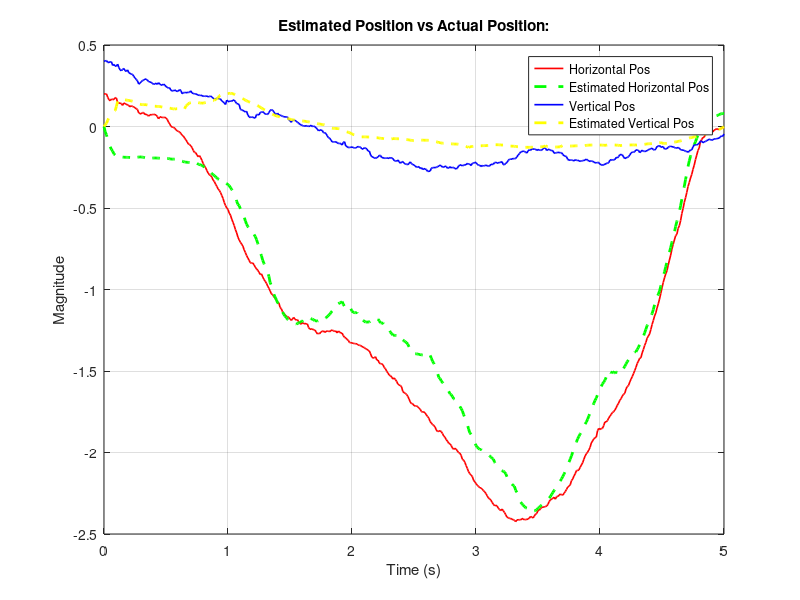
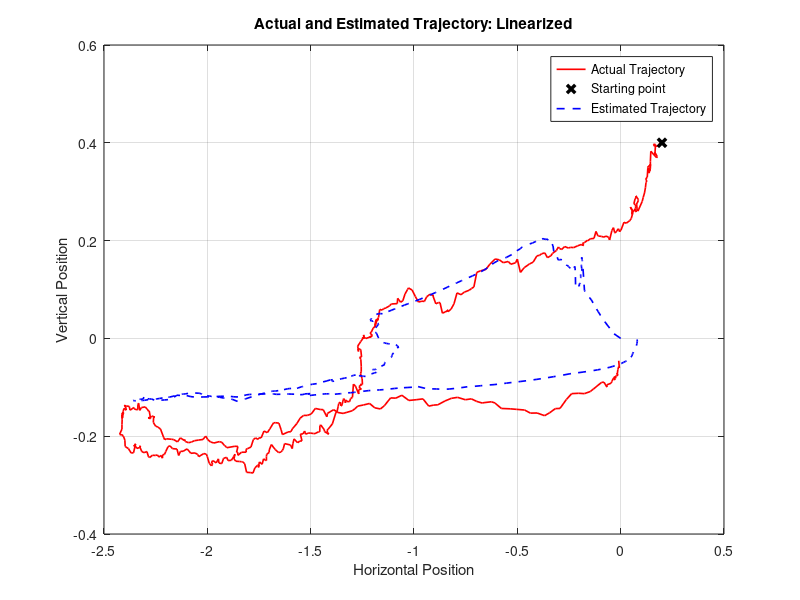
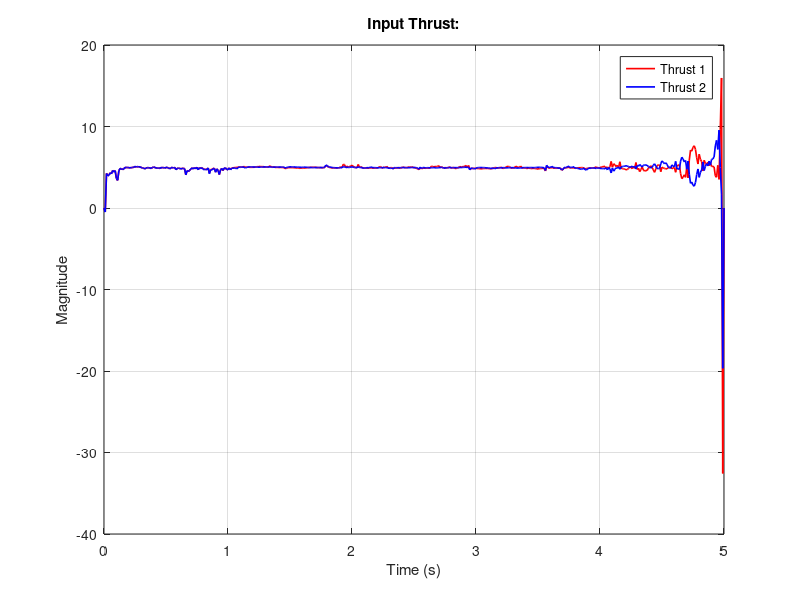
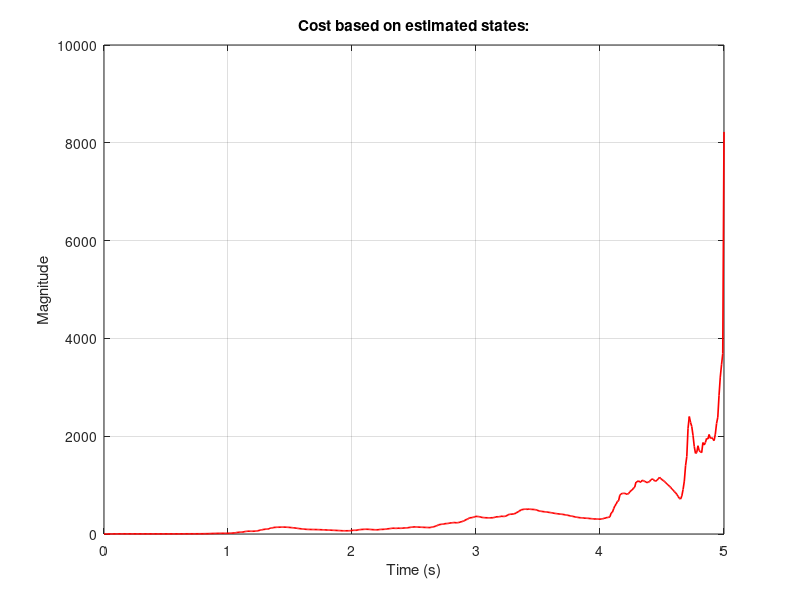

These figures' MATLAB source, in order:
% This script runs an LQR based controller with LQ State Estimation for
% Hovering of the drone at (10,5). MORE REALISTIC STATE DISTURBANCE.
clear all; close all; clc;

%% PARAMETRS:

% Simulation Parameters:
t         = 5;          % Length of simulation.
dt        = 0.01;         % Step size.
N         = t/dt + 1;     % Number of steps.
T         = 0:dt:t;       % This is our time series vector.

g         = 9.81;         % Acceleration due to gravity.

% State Disturbance Formulation:
% Here we want to create a state disturbance vector which is as long as the
% number of steps.
mu1        = zeros(6,1); % Let us say a constant wind is blowing in one
                         % direction, say horizontal.
                         % This will create some negative angular
                         % perturbance and positive Hz perturbance.
mu1(1)      = -0.2;
mu1(4)      = -0.3;
mu1(2)      = -0.2;
mu1(5)      = -0.5;
sigma1     = zeros(6,6,N); % Covariance of disturbance through time.

for i = 1:N
        sigma1(:,:,i)     = diag(diag(rand(6))); % Randomized correlated covariance
                                                 % at every time step.

end
% Observation Noise Formulation:
% Similar to the previous one.
mu2        = zeros(2,1); % Gaussian/"white".
sigma2     = zeros(2,2,N); % Covariance of disturbance through time.

for i = 1:N
    sigma2(:,:,i)     = diag(diag(rand(2))); % Randomized uncorrelated covariance
                                         % at every time step.
end

%% STATE-SPACE:
m = 3; % Number of inputs.
n = 6; % Number of states.
q = 2; % Number of observations.

% Linearization and Discretization done for Hovering:
Abar = [zeros(3,3),eye(3,3); % Discretized system matrix.
       zeros(1,6);
       9.81,0,0,0,-0.1,0;
       0,0,0,0,0,-0.1];

Abar = eye(6,6) + Abar*dt; % 1st order approximation of Ad.

Bbar = [zeros(3,3);
       100,-100,0;
       zeros(1,3);
       1,1,-1];

Bbar = Bbar*dt; % 1st order approximation of Bd.

% Let us say the linearization is done at (10,5) where the drone is
% hovering:
H = 10; V =5; % Horizontal and Vertical position of drone.
Cbar = [0, V^2/((H^2+V^2)^1.5), -H*V/((H^2+V^2)^1.5), 0, 0, 0;
        0, -H*V/((H^2+V^2)^1.5), H^2/((H^2+V^2)^1.5), 0, 0, 0];

% Let us initialize our variables and matrices:
Ot = zeros(6,6,N);
O  = zeros(6,6,N);
L = zeros(6,2,N); % Kalman gain.

A = zeros(6,6,N);
B = zeros(6,3,N);
B62 = zeros(n,m-1,N); % Time-series of truncated input matrix.
% Only this matrix will be used for the input computation.
C = zeros(2,6,N);

% Initialization of variables:
% Let our Linearization start exactly on the optimal trajectory:
x   = zeros(n,1,N); % Actual state.
xhat= zeros(n,1,N); % Estimated state.
y   = zeros(q,1,N); % Actual Observation.
yhat= zeros(q,1,N); % Predicted observation.
delta = zeros(n,1,N); % State disturbance.
eta = zeros(q,1,N); % Observation noise.
u = zeros(m,1,N);   % Time-series of applied input.

% Nominal States and Inputs for Hovering:
xhov = [0,10,5,0,0,0]'; % Hovering position.
xnom = repmat(xhov,1,N); % Time-series for hovering equilibrium states.
uhov = [g/2 g/2 g]'; % hovering inputs.
unom = repmat(uhov,1,N); % Time-series for hovering equilibrium inputs.

% Linearization states initial condition:
% The linearized (1st order approximated) coordinate system moves on top
% of the nominal trajectory. Hence, if we are not perfectly on the nominal
% trajectory at the starting point, then:
x(:,1,1) = zeros(6,1);
x(2,1,1) = 0.2; % 20cms away in Hz direction.
x(3,1,1) = 0.4; % 20cms away in Vt direction.

K = zeros(m-1,n,N); % Coefficient of Optimal input. Third state unc!! 2x6
P = zeros(n,n,N); % Coefficient of Optimal cost.
J = zeros(1,N);   % Our scalar cost at each time.
Q = zeros(n,n,N)*dt; % State-Cost time series.
R = zeros(m,m,N)*dt; % Input-Cost time series.
R22 = zeros(m-1,m-1,N)*dt; % Input-comp-Cost time series. 2x2

%% LQR BASED COST:
% Here we will describe the LQR associated cost matrices and they will
% remain constant throught the control time horizon. Meaning our control
% objective will not change during the simulation.

q = (100)*eye(n,n); % Cost associated with state deviation;
r = 0.001*eye(m,m);    % Cost associated with input usage;
                       % Third input is uncontrollable.
r(3,3) = 0;
% Basically, I am choosing to penalize deviation from optimal state 10^4
% more than input usage.

p =(1000000)*eye(n,n); % Final/Terminal state cost.

%% INPUT AND COST COEFFICIENT COMPUTATION:
% Iteratively find our value for P and K matrix backwards:
for i = N:-1:1
    if i == N
        P(:,:,i) = p; % Cost associated with final state.
        K(:,:,i) = zeros(m-1,n); % Optimal input coefficient at final time.
    else
        Q(:,:,i) = q*dt; % Discretized Q and R.
        R(:,:,i) = r*dt;
        R22(:,:,i) = R(1:m-1,1:m-1,i); % Computing recursive block.
        A(:,:,i) = Abar;
        B(:,:,i) = Bbar;
        B62(:,:,i) = Bbar(:,1:m-1,1);
        
        K(:,:,i) = (R22(:,:,i) + transpose(B62(:,:,i))*P(:,:,i+1)*B62(:,:,i))\...
        transpose(B62(:,:,i))*P(:,:,i+1)*A(:,:,i);
        P(:,:,i) = transpose(A(:,:,i) - B62(:,:,i)*K(:,:,i))*P(:,:,i+1)*(A(:,:,i)...
        - B62(:,:,i)*K(:,:,i)) + transpose(K(:,:,i))*R22(:,:,i)*K(:,:,i) + Q(:,:,i);
    end
end

%% KALMAN GAIN AND COVARIANCE COMPUTATION:
% Iteratively find our value for L and O matrix forward in time:
for i = 1:N
    if i == 1
        % Initially:
        C(:,:,i) = Cbar;
        Rbar = inv(sigma1(:,:,i));
        Ot(:,:,i) = Rbar; % Covariance of initial state disturbance.
        Qbar = inv(sigma2(:,:,i)); % Covariance of observation noise.
        % Find the Kalman gain:
        L(:,:,i)  = Ot(:,:,i)*transpose(C(:,:,i))/...
            (Qbar + C(:,:,i)*Ot(:,:,i)*transpose(C(:,:,i)));
        % Update state Covariance:
        O(:,:,i) = (eye(6,6)-L(:,:,i)*C(:,:,i))*Ot(:,:,i)*...
            transpose((eye(6,6)-L(:,:,i)*C(:,:,i))) + L(:,:,i)*Qbar*...
            transpose(L(:,:,i));
    else
        C(:,:,i) = Cbar;
        Rbar = inv(sigma1(:,:,i));
        Ot(:,:,i) = A(:,:,i-1)*O(:,:,i-1)*transpose(A(:,:,i-1))...
            + Rbar;
        Qbar = inv(sigma2(:,:,i));
        L(:,:,i)  = Ot(:,:,i)*transpose(C(:,:,i))/...
            (Qbar + C(:,:,i)*Ot(:,:,i)*transpose(C(:,:,i)));
        O(:,:,i) = (eye(6,6)-L(:,:,i)*C(:,:,i))*Ot(:,:,i)*...
            transpose((eye(6,6)-L(:,:,i)*C(:,:,i))) + L(:,:,i)*Qbar*...
            transpose(L(:,:,i));
    end
end

% Now we have both our Kalman Gain and Input coefficient for the whole time
% horizon.

%% SIMULATION:
for i = 1:N
    if i == 1
        % Intially we will have our observation. Calculating noise:
        eta(:,1,i) = 0.0001*mvnrnd(mu2,sigma2(:,:,i)); % Obs Noise.
        delta(:,1,i) = 0.01*mvnrnd(mu1,sigma1(:,:,i)); % State Disturbance.
        % This is like our first state disturbance.
        x1 = x(:,1,i) + delta(:,1,i);
        % Deterministic system dynamics:
        y(:,1,i) = C(:,:,i)*x1 + eta(:,1,i); % Actual Observation based on
                                             % perturbed initial state.
        yhat(:,1,i)= C(:,:,i)*x(:,1,i); % Observation prediction from knowledge.
        % Estimation system dynamics:
        xhat(:,1,i) = L(:,:,i)*(y(:,1,i)-yhat(:,1,i)); % Initial state estimate
        % based on knowledge and observation after state disturbance.
        % Input computation from estimated state:
        u(1:m-1,1,i) = -K(:,:,i)*xhat(:,1,i); % Saying I perfectly know my intial state.
        u(m,1,i)     = 9.81; % Uncontrolled g! 3rd input.
        J(1,i)   = 0.5*transpose(xhat(:,1,i))*P(:,:,i)*xhat(:,1,i);
        if ((xhat(3,1,i) > -10^(-2)) && (xhat(3,1,i) < 10^(-2))) && (xhat(2,1,i) > -10^(-2)) && (xhat(2,1,i) < 10^(-2))
            u(m,1,i) = 0;
        end
    else
        % From second time-step we have to do our shit!
        eta(:,1,i) = 0.0001*mvnrnd(mu2,sigma2(:,:,i)); % Obs Noise.
        delta(:,1,i) = 0.01*mvnrnd(mu1,sigma1(:,:,i)); % State Disturbance.
        % Deterministic system dynamics:
        x(:,1,i) = A(:,:,i-1)*x(:,1,i-1) + B(:,:,i-1)*u(:,:,i-1) + delta(:,1,i); % Actual State with disturbance.
        y(:,1,i) = C(:,:,i)*x(:,1,i) + eta(:,1,i); % Actual Observation.
        % Estimation system dynamics:
        yhat(:,1,i) = C(:,:,i)*(A(:,:,i-1)*xhat(:,1,i-1) + B(:,:,i-1)*u(:,:,i-1)); % Observation prediction.
        xhat(:,1,i) = A(:,:,i-1)*xhat(:,1,i-1) + B(:,:,i-1)*u(:,:,i-1) +...
            L(:,:,i)*(y(:,1,i)-yhat(:,1,i)); 
        % State prediction from previous state estimate.
        % Input computation from estimated state:
        u(1:m-1,1,i) = -K(:,:,i)*xhat(:,1,i); % Calculating intial optimal input.
        u(m,1,i)     = 9.81; % Uncontrolled g! 3rd input.
        J(1,i)   = 0.5*transpose(xhat(:,1,i))*P(:,:,i)*xhat(:,1,i);
        if ((xhat(3,1,i) > -10^(-2)) && (xhat(3,1,i) < 10^(-2))) && (xhat(2,1,i) > -10^(-2)) && (xhat(2,1,i) < 10^(-2))
            u(m,1,i) = 0;
        end
    end
end

%% RETRIEVING DATA:

theta = zeros(1,N);
H = zeros(1,N);
V = zeros(1,N);
t_t = zeros(1,N);
H_t = zeros(1,N);
V_t = zeros(1,N);
x1 = zeros(n,N);
u1 = zeros(m,N);

He = zeros(1,N);
Ve = zeros(1,N);
T1= zeros(1,N); % Input 1 - Thrust 1.
T2= zeros(1,N); % Input 2 - Thrust 2.

for j = 1:N
    H(1,j) = x(2,1,j); % Horizontal position of drone.
    V(1,j) = x(3,1,j); % Vertical position of drone.
    theta(1,j) = x(1,1,j); % Horizontal position of drone.
    t_t(1,j) = x(4,1,j); % Angular velocity of drone.
    H_t(1,j) = x(5,1,j); % Horizontal velocity of drone.
    V_t(1,j) = x(6,1,j); % Vertical velocity of drone.
    x1(:,j) = [theta(1,j),H(1,j),V(1,j),t_t(1,j),H_t(1,j),V_t(1,j)]';
    He(1,j) = xhat(2,1,j); % Horizontal position of drone. EST
    Ve(1,j) = xhat(3,1,j); % Vertical position of drone. EST
    T1(1,j)= u(1,1,j); % Total drone Left thrust.
    T2(1,j)= u(2,1,j); % Total drone Right thrust.
    u1(:,j)= [T1(1,j),T2(1,j),g]';
end

%% ESTIMATING THE TRAJECTORY TAKEN BY THE CNL SYSTEM:
xCNL = xnom + x1;
uCNL = unom + u1;

%% PLOTTING THE RESULTS:

% Actual state vs Estimate state:
figure()
plot(T,H,'r','LineWidth',1.2);
grid on; hold on;
plot(T,He,'g--','LineWidth',2);
plot(T,V,'b','LineWidth',1.2);
plot(T,Ve,'y--','LineWidth',2);
xlabel('Time (s)');
ylabel('Magnitude');
title('Estimated Position vs Actual Position:');
legend('Horizontal Pos','Estimated Horizontal Pos','Vertical Pos','Estimated Vertical Pos');

% Trajectory taken by the drone:
figure()
plot(H,V,'r','LineWidth',1.2);
grid on; hold on;
plot(H(1),V(1),'kx','LineWidth',2.5);
plot(He,Ve,'b--','LineWidth',1.2);
xlabel('Horizontal Position');
ylabel('Vertical Position');
title('Actual and Estimated Trajectory: Linearized');
legend('Actual Trajectory','Starting point','Estimated Trajectory');

% Variation of Inputs:
figure()
plot(T,T1,'r','LineWidth',1.2);
grid on; hold on;
plot(T,T2,'b','LineWidth',1.2);
xlabel('Time (s)');
ylabel('Magnitude');
title('Input Thrust:');
legend('Thrust 1','Thrust 2');

% Variation of Cost with the Estimated states:
figure()
plot(T,J,'r','LineWidth',1.2);
grid on;
xlabel('Time (s)');
ylabel('Magnitude');
title('Cost based on estimated states:')

%% PLOTS FOR THE CNL:

figure()
plot(xCNL(2,:),xCNL(3,:),'r','LineWidth',1.2);
grid on; hold on;
plot(xCNL(2,1),xCNL(3,1),'kx','LineWidth',2);
xlabel('Horizontal Position of Drone');
ylabel('Vertical Position of Drone');
title('CNL Trajectory: Hovering');
legend('Trajectory','Starting Point');
